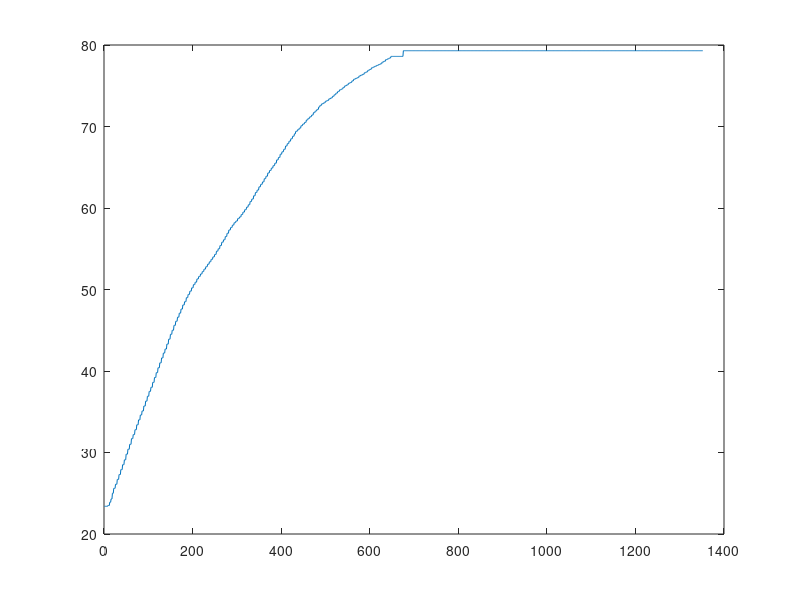
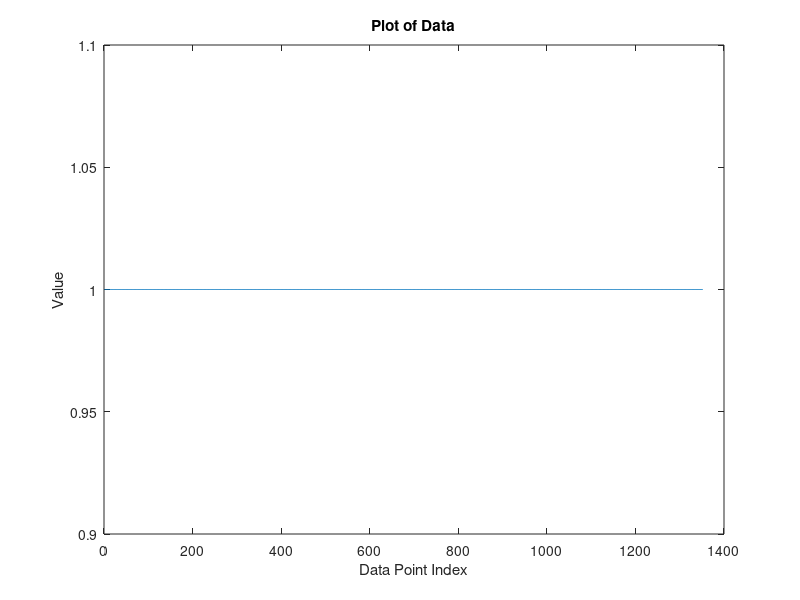

The MATLAB script that drew these images, in order:
clc; 
clear all;

% Load the data from the .mat file
y = load('yt_tentativa2.mat');  % Replace 'data.mat' with your file's name.
u = load('ut_tentativa2.mat')

figure(1)
plot(y.measurements);

figure(2);
plot(u.input)

% Customize the plot (add labels and a title)
xlabel('Data Point Index');
ylabel('Value');
title('Plot of Data');
